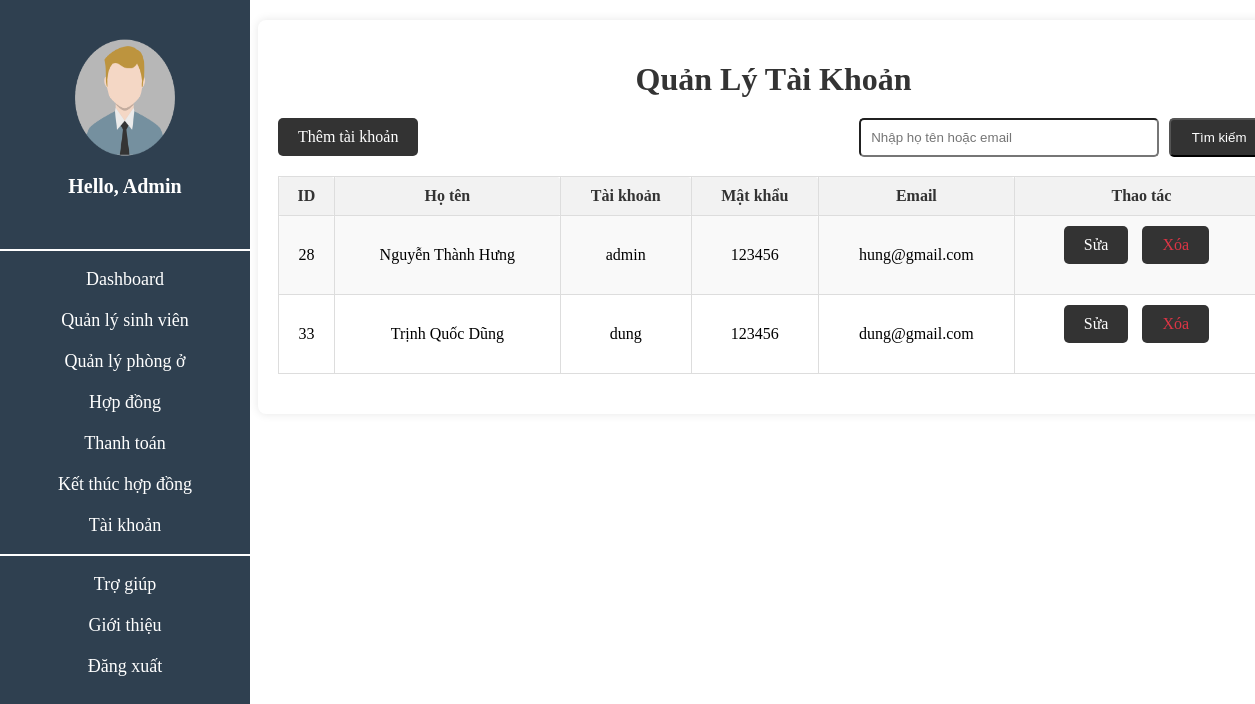
The page /view/Taikhoan.php on the database its author committed.
### tables this page shows
CREATE TABLE `dangnhap` (
  `id` int(11) NOT NULL,
  `hoten` varchar(255) NOT NULL,
  `taikhoan` varchar(250) NOT NULL,
  `matkhau` varchar(250) NOT NULL,
  `email` varchar(255) NOT NULL
);

### view/Taikhoan.php (the view, shortened to what this page needs)
<link rel="stylesheet" href="../css/timkiem.css">
<?php
    include "sliderbar.php";
    include_once "../config/db.php";
    $searchTerm = isset($_GET['search']) ? $_GET['search'] : '';
    if ($searchTerm) {
        $sql = "SELECT * FROM dangnhap WHERE hoten LIKE '%$searchTerm%' OR email LIKE '%$searchTerm%'";
    } else {
        $sql = "SELECT * FROM dangnhap";
    }
?>
<body>
    <div class="sinhvien">
        <h1>Quản Lý Tài Khoản</h1>
        <form method="GET" action="">
            <input class="tk" type="submit" value="Tìm kiếm">
            <input class="Timkiem" type="text" name="search" value="<?php echo htmlspecialchars($searchTerm); ?>" placeholder="Nhập họ tên hoặc email">
        </form>
        <a href="Themtaikhoan.php">Thêm tài khoản</a>
        <table border="1">
            <tr>
                <th>ID</th>
                <th>Họ tên</th>
                <th>Tài khoản</th>
                <th>Mật khẩu</th>
                <th>Email</th>
                <th>Thao tác</th>
            </tr>
            <?php
            $result = mysqli_query($conn, $sql);
            if (mysqli_num_rows($result) > 0) {
                while ($student = mysqli_fetch_assoc($result)) {
                    ?>
                    <tr>
                        <td><?php echo $student['id']; ?></td>
                        <td><?php echo $student['hoten']; ?></td>
                        <td><?php echo $student['taikhoan']; ?></td>
                        <td><?php echo $student['matkhau']; ?></td>
                        <td><?php echo $student['email']; ?></td>
                        <td>
                            <a href="Suataikhoan.php?id=<?php echo $student['id']; ?>">Sửa</a>
                            <a href="Xoataikhoan.php?id=<?php echo $student['id']; ?>">Xóa</a>
                        </td>
                    </tr>
                    <?php
                }
            } else {
                echo "<tr><td colspan='10'>Không có dữ liệu</td></tr>";
            }
        ?>
        </table>
    </div>
</body>

### css/timkiem.css (style rules this page uses)
.sinhvien { width: 80%; margin: 20px auto; background: #fff; padding: 20px; box-shadow: 0 0 10px rgba(0, 0, 0, 0.1); border-radius: 8px; margin-left: 250px; }
.sinhvien h1 { text-align: center; color: #333; margin-bottom: 20px; }
.Timkiem { width: 300px; padding: 10px; border-radius: 5px; float: right; }
.tk { width: 100px; padding: 10px; background-color: #333; color: white; border-radius: 5px; float: right; margin-left: 10px; }
.sinhvien a { display: inline-block; margin-bottom: 20px; background: #333; color: white; padding: 10px 20px; text-decoration: none; border-radius: 5px; transition: background 0.3s; }
table { width: 100%; border-collapse: collapse; margin-bottom: 20px; }
table, th, td { border: 1px solid #ddd; }
th, td { padding: 10px; text-align: center; }
th { background-color: #f2f2f2; color: #333; }
tr:nth-child(even) { background-color: #f9f9f9; }
th, td { border-radius: 3px; }
td a { color: white; text-decoration: none; margin-right: 10px; transition: color 0.3s; }
td a:last-child { color: #dc3545; }

### rows shown on the page
dangnhap: id "28", hoten "Nguyễn Thành Hưng", taikhoan "admin", matkhau "123456", email "hung@gmail.com"
dangnhap: id "33", hoten "Trịnh Quốc Dũng", taikhoan "dung", matkhau "123456", email "dung@gmail.com"
